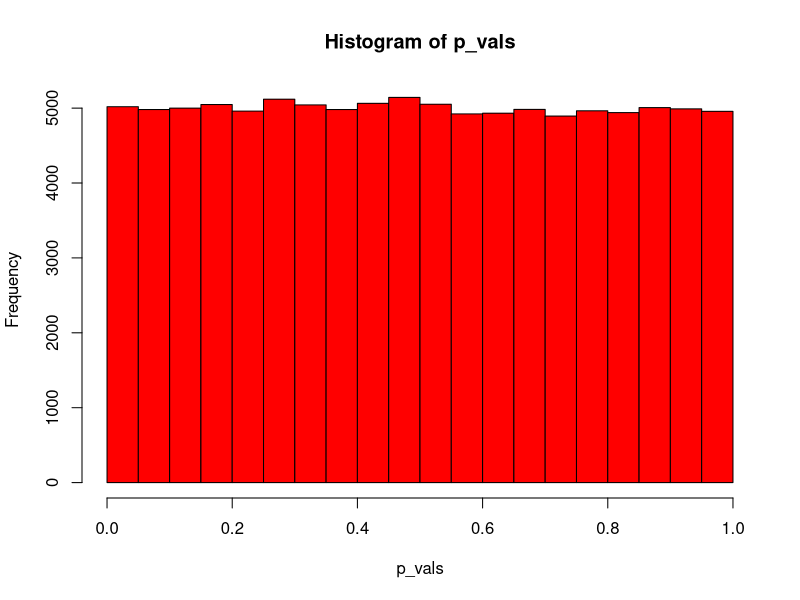

Source code (R): (Note: a time limit stopped this script after it produced the figure.)
## ---- chunk 1
sim_size <- 1e5
p_vals <- vector(mode = "integer", length = sim_size)
for (i in 1:sim_size) {
  drug <- rnorm(50, mean = 250, sd = 25)
  control <- rnorm(50, mean = 250, sd = 25)
  p_vals[i] <- t.test(drug, control)$p.value
}

hist(p_vals, col = "red")

# ~5% which is expected
sum(p_vals < 0.05) / sim_size
## ---- chunk 2
sim_power <- function(effect_size,
                      sample_size = 60,
                      sd = 25,
                      sig_level = 0.05,
                      sim_size = 1e5) {
  p_vals <- vector(mode = "integer", length = sim_size)
  
  for (i in 1:sim_size) {
    drug <- rnorm(sample_size, mean = 250 + effect_size, sd = sd)
    control <- rnorm(sample_size, mean = 250, sd = sd)
    p_vals[i] <- t.test(drug, control)$p.value
  }
  
  sum(p_vals < sig_level) / sim_size
}

scenario_1 <- sim_power(10)

print("Scenario 1:")
scenario_1

scenario_2 <- sim_power(15)

print("Scenario 2:")
scenario_2

scenario_3 <- sim_power(10, sd = 15)

print("Scenario 3:")
scenario_3

scenario_4 <- sim_power(10, sample_size = 150)

print("Scenario 4:")
scenario_4


scenario_5 <- sim_power(10, sig_level = 0.01)

print("Scenario 5:")
scenario_5
